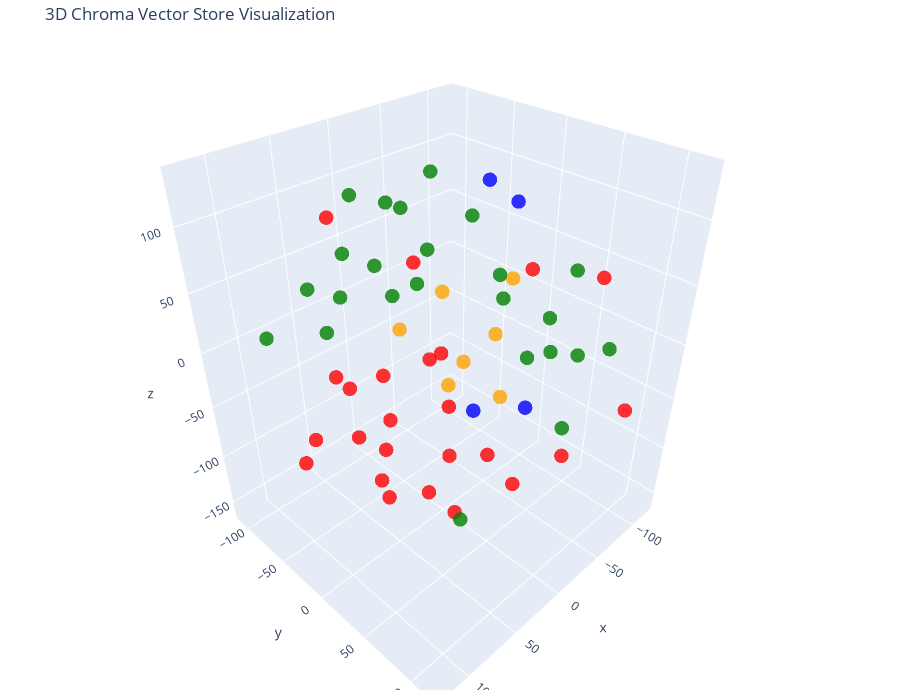

Here is the notebook cell this chart was saved with:
### Code cell
# Perform 3D t-SNE for higher-dimensional visualization
tsne = TSNE(n_components=3, random_state=42)
reduced_vectors = tsne.fit_transform(vectors)

# Create the 3D scatter plot using Plotly
fig = go.Figure(data=[go.Scatter3d(
    x=reduced_vectors[:, 0],
    y=reduced_vectors[:, 1],
    z=reduced_vectors[:, 2],
    mode='markers',
    marker=dict(size=5, color=colors, opacity=0.8),
    text=[f"Type: {t}<br>Text: {d[:100]}..." for t, d in zip(doc_types, documents)],
    hoverinfo='text'
)])

fig.update_layout(
    title='3D Chroma Vector Store Visualization',
    scene=dict(xaxis_title='x', yaxis_title='y', zaxis_title='z'),
    width=900,
    height=700,
    margin=dict(r=20, b=10, l=10, t=40)
)

fig.show()

### Figure 1 — Plotly figure (JSON) as saved in the notebook; plotly's stock layout.template omitted (floating-point values rounded to 4 significant figures)
{"data": [{"hoverinfo": "text", "marker": {"color": ["orange", "orange", "orange", "orange", "orange", "orange", "orange", "red", "red", "red", "red", "red", "red", "red", "red", "red", "red", "red", "red", "red", "red", "red", "red", "red", "red", "red", "red", "red", "red", "red", "red", "green", "green", "green", "green", "green", "green", "green", "green", "green", "green", "green", "green", "green", "green", "green", "green", "green", "green", "green", "green", "green", "green", "green", "green", "blue", "blue", "blue", "blue"], "opacity": 0.8, "size": 5}, "mode": "markers", "text": ["Type: company<br>Text: # About Chain Reactions Africa\nChain Reactions Africa is a strategic communications and public relat...", "Type: company<br>Text: # Careers at Chain Reactions\nAt Chain Reactions Africa, we foster a dynamic workplace where creativi...", "Type: company<br>Text: # Israel “Jaiye” Opayemi – CEO of Chain Reactions Africa\n\n## 👤 About\nIsrael Opayemi is the **Managin...", "Type: company<br>Text: ## 🏆 Achievements\n\n### SABRE Awards\n- **2024**: 7 trophies for campaigns including Lagos Blue Rail, ...", "Type: company<br>Text: - **LaPRIGA 2023**:\n  - PR Practitioner of the Year – Israel Opayemi\n  - Best in Risk and Political ...", "Type: company<br>Text: # Our Mission\nTo be the most innovative and effective public relations firm in Africa, helping brand...", "Type: company<br>Text: # Company Overview\nChain Reactions Africa partners with corporations, governments, and institutions ...", "Type: contracts<br>Text: # Contract with ClientCorp 1 Ltd.\n\n## Terms\n\n1. *Parties Involved*: This agreement is between Chain ...", "Type: contracts<br>Text: ---\n\n**Signatures**\n\n*Chain Reactions Africa*  \n_____________________________  \nAuthorized Signature...", "Type: contracts<br>Text: # Contract with ClientCorp 10 Ltd.\n\n## Terms\n\n1. *Parties Involved*: This agreement is between Chain...", "Type: contracts<br>Text: ---\n\n**Signatures**\n\n*Chain Reactions Africa*  \n_____________________________  \nAuthorized Signature...", "Type: contracts<br>Text: # Contract with ClientCorp 11 Ltd.\n\n## Terms\n\n1. *Parties Involved*: This agreement is between Chain...", "Type: contracts<br>Text: ---\n\n**Signatures**\n\n*Chain Reactions Africa*  \n_____________________________  \nAuthorized Signature...", "Type: contracts<br>Text: # Contract with ClientCorp 12 Ltd.\n\n## Terms\n\n1. *Parties Involved*: This agreement is between Chain...", "Type: contracts<br>Text: ---\n\n**Signatures**\n\n*Chain Reactions Africa*  \n_____________________________  \nAuthorized Signature...", "Type: contracts<br>Text: # Contract with ClientCorp 2 Ltd.\n\n## Terms\n\n1. *Parties Involved*: This agreement is between Chain ...", "Type: contracts<br>Text: ---\n\n**Signatures**\n\n*Chain Reactions Africa*  \n_____________________________  \nAuthorized Signature...", "Type: contracts<br>Text: # Contract with ClientCorp 3 Ltd.\n\n## Terms\n\n1. *Parties Involved*: This agreement is between Chain ...", "Type: contracts<br>Text: ---\n\n**Signatures**\n\n*Chain Reactions Africa*  \n_____________________________  \nAuthorized Signature...", "Type: contracts<br>Text: # Contract with ClientCorp 4 Ltd.\n\n## Terms\n\n1. *Parties Involved*: This agreement is between Chain ...", "Type: contracts<br>Text: ---\n\n**Signatures**\n\n*Chain Reactions Africa*  \n_____________________________  \nAuthorized Signature...", "Type: contracts<br>Text: # Contract with ClientCorp 5 Ltd.\n\n## Terms\n\n1. *Parties Involved*: This agreement is between Chain ...", "Type: contracts<br>Text: ---\n\n**Signatures**\n\n*Chain Reactions Africa*  \n_____________________________  \nAuthorized Signature...", "Type: contracts<br>Text: # Contract with ClientCorp 6 Ltd.\n\n## Terms\n\n1. *Parties Involved*: This agreement is between Chain ...", "Type: contracts<br>Text: ---\n\n**Signatures**\n\n*Chain Reactions Africa*  \n_____________________________  \nAuthorized Signature...", "Type: contracts<br>Text: # Contract with ClientCorp 7 Ltd.\n\n## Terms\n\n1. *Parties Involved*: This agreement is between Chain ...", "Type: contracts<br>Text: ---\n\n**Signatures**\n\n*Chain Reactions Africa*  \n_____________________________  \nAuthorized Signature...", "Type: contracts<br>Text: # Contract with ClientCorp 8 Ltd.\n\n## Terms\n\n1. *Parties Involved*: This agreement is between Chain ...", "Type: contracts<br>Text: ---\n\n**Signatures**\n\n*Chain Reactions Africa*  \n_____________________________  \nAuthorized Signature...", "Type: contracts<br>Text: # Contract with ClientCorp 9 Ltd.\n\n## Terms\n\n1. *Parties Involved*: This agreement is between Chain ...", "Type: contracts<br>Text: ---\n\n**Signatures**\n\n*Chain Reactions Africa*  \n_____________________________  \nAuthorized Signature...", "Type: employees<br>Text: # HR Record\n\n# Anne Mccarty\n\n## Summary\n- *Date of Birth:* June 13, 1991  \n- *Job Title:* PR Campaig...", "Type: employees<br>Text: - *2023:*  \n  - Managed multi-stakeholder project with 95% delivery efficiency.  \n  - Trained two ju...", "Type: employees<br>Text: # HR Record\n\n# Dylan Morgan\n\n## Summary\n- *Date of Birth:* April 17, 1974  \n- *Job Title:* Digital C...", "Type: employees<br>Text: - *2024:*  \n  - Managed multi-stakeholder project with 95% delivery efficiency.  \n  - Trained two ju...", "Type: employees<br>Text: # HR Record\n\n# Danielle Johnson\n\n## Summary\n- *Date of Birth:* June 28, 1987  \n- *Job Title:* Media ...", "Type: employees<br>Text: - *2025:*  \n  - Managed multi-stakeholder project with 95% delivery efficiency.  \n  - Trained two ju...", "Type: employees<br>Text: # HR Record\n\n# Larry Peterson\n\n## Summary\n- *Date of Birth:* January 14, 1972  \n- *Job Title:* Digit...", "Type: employees<br>Text: - *2022:*  \n  - Managed multi-stakeholder project with 95% delivery efficiency.  \n  - Trained two ju...", "Type: employees<br>Text: # HR Record\n\n# Stephen Matthews\n\n## Summary\n- *Date of Birth:* September 17, 1998  \n- *Job Title:* C...", "Type: employees<br>Text: - *2024:*  \n  - Managed multi-stakeholder project with 95% delivery efficiency.  \n  - Trained two ju...", "Type: employees<br>Text: # HR Record\n\n# Anna Barker\n\n## Summary\n- *Date of Birth:* September 08, 1975  \n- *Job Title:* Brand ...", "Type: employees<br>Text: - *2025:*  \n  - Managed multi-stakeholder project with 95% delivery efficiency.  \n  - Trained two ju...", "Type: employees<br>Text: # HR Record\n\n# Abigail Espinoza\n\n## Summary\n- *Date of Birth:* February 08, 1986  \n- *Job Title:* Me...", "Type: employees<br>Text: - *2022:*  \n  - Managed multi-stakeholder project with 95% delivery efficiency.  \n  - Trained two ju...", "Type: employees<br>Text: # HR Record\n\n# Catherine Jones\n\n## Summary\n- *Date of Birth:* September 01, 1969  \n- *Job Title:* Cl...", "Type: employees<br>Text: - *2023:*  \n  - Managed multi-stakeholder project with 95% delivery efficiency.  \n  - Trained two ju...", "Type: employees<br>Text: # HR Record\n\n# Manuel Pierce\n\n## Summary\n- *Date of Birth:* January 02, 1988  \n- *Job Title:* Brand ...", "Type: employees<br>Text: - *2024:*  \n  - Managed multi-stakeholder project with 95% delivery efficiency.  \n  - Trained two ju...", "Type: employees<br>Text: # HR Record\n\n# Hannah Daniels\n\n## Summary\n- *Date of Birth:* May 07, 2000  \n- *Job Title:* Client Se...", "Type: employees<br>Text: - *2025:*  \n  - Managed multi-stakeholder project with 95% delivery efficiency.  \n  - Trained two ju...", "Type: employees<br>Text: # HR Record\n\n# John Anderson Jr.\n\n## Summary\n- *Date of Birth:* January 30, 1972  \n- *Job Title:* Br...", "Type: employees<br>Text: - *2022:*  \n  - Managed multi-stakeholder project with 95% delivery efficiency.  \n  - Trained two ju...", "Type: employees<br>Text: # HR Record\n\n# James Martinez\n\n## Summary\n- *Date of Birth:* September 10, 1996  \n- *Job Title:* PR ...", "Type: employees<br>Text: - *2023:*  \n  - Managed multi-stakeholder project with 95% delivery efficiency.  \n  - Trained two ju...", "Type: products<br>Text: # Product Summary\n\n# Brand Strategy\n\n## Summary\n\nBrand Strategy is one of Chain Reactions Africa’s l...", "Type: products<br>Text: # Product Summary\n\n# Crisis Management\n\n## Summary\n\nCrisis Management is one of Chain Reactions Afri...", "Type: products<br>Text: # Product Summary\n\n# Digital Campaigns\n\n## Summary\n\nDigital Campaigns is one of Chain Reactions Afri...", "Type: products<br>Text: # Product Summary\n\n# Media Relations\n\n## Summary\n\nMedia Relations is one of Chain Reactions Africa’s..."], "type": "scatter3d", "x": [-13.32, -5.602, 8.731, -51.64, 20.79, -60.24, -35.27, 123.2, -12.07, -84.68, 3.066, 105.7, -28.09, 88.14, 74.62, 89.85, 61.56, 50.49, -67.47, -53.68, 19.95, 45.75, 41.6, -102.3, 43.72, 75.23, 50.13, 2.541, 59.21, 85.45, 23.84, 31.44, -114.3, -24.24, 101.7, -10.93, -47.02, 38.72, -45.46, -2.366, -39.26, 105.6, 4.227, -79.0, -42.74, -49.43, -119.8, -41.98, -91.1, 64.04, 2.258, 16.18, 9.448, 10.25, -21.48, -61.87, -80.39, -15.43, -57.29], "y": [-7.729, 15.46, -37.89, -52.91, 79.64, -1.614, 27.25, -8.506, 63.5, 11.83, 9.968, 29.93, 94.62, 75.59, -26.48, -44.74, 50.05, -66.84, 118.0, -56.55, 64.5, -9.822, 47.21, 64.48, 55.66, -16.8, 24.74, -67.93, 0.4557, 25.29, -43.62, -71.65, -45.78, -41.03, -72.87, -87.65, -109.8, -110.2, 79.3, -102.3, 115.0, 6.155, 24.05, -46.94, 65.68, -97.98, 6.376, -55.28, 56.87, -33.94, 112.9, -9.24, 85.49, -45.86, 37.3, -24.9, 17.76, 26.55, 16.54], "z": [-46.42, -8.688, 1.732, 3.877, 96.28, -17.37, -50.95, -41.17, -103.5, 36.48, -98.77, -5.478, -64.92, -34.51, 118.2, -62.71, 43.58, -36.37, -31.46, -59.38, -52.62, -48.95, -6.587, 42.71, -99.36, -7.584, 97.32, -60.15, -112.1, -59.8, -112.9, 61.4, -2.112, 55.76, 20.48, 29.75, -21.7, 19.24, 76.13, 86.91, 34.08, 63.19, -159.7, 63.63, 6.287, 63.34, -25.07, 107.4, -24.46, 54.17, -9.849, 55.49, 36.58, 102.3, 47.51, -109.1, -92.18, 132.1, 101.4]}], "layout": {"height": 700, "margin": {"b": 10, "l": 10, "r": 20, "t": 40}, "scene": {"aspectmode": "auto", "aspectratio": {"x": 0.9607, "y": 0.9023, "z": 1.154}, "xaxis": {"title": {"text": "x"}, "type": "linear"}, "yaxis": {"title": {"text": "y"}, "type": "linear"}, "zaxis": {"title": {"text": "z"}, "type": "linear"}}, "title": {"text": "3D Chroma Vector Store Visualization"}, "width": 900}}
